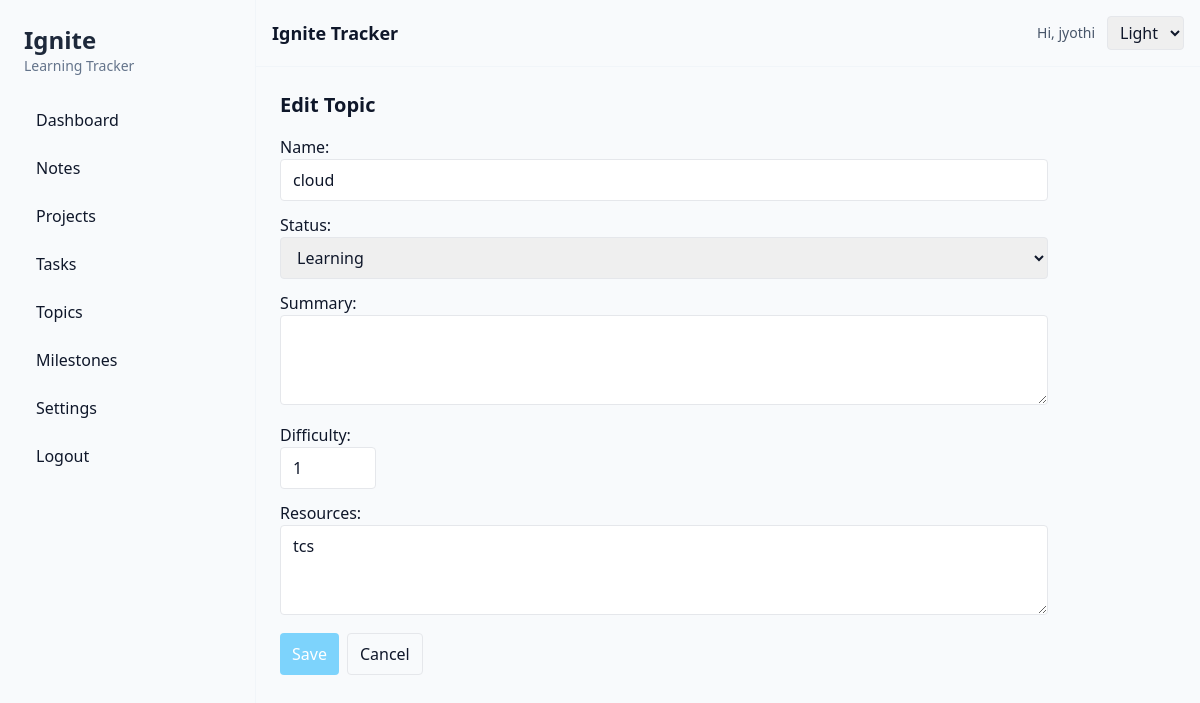
The app's page /topics/1/edit/ (signed in) with its own data.
### tracker/models.py (models this page shows, shortened)
class Topic(models.Model):
    STATUS_CHOICES = [
        ('not_started', 'Not Started'),
        ('learning', 'Learning'),
        ('mastered', 'Mastered'),
    ]
    user = models.ForeignKey(settings.AUTH_USER_MODEL, on_delete=models.CASCADE, related_name='topics')
    name = models.CharField(max_length=200)
    status = models.CharField(max_length=20, choices=STATUS_CHOICES, default='not_started')
    summary = models.TextField(blank=True)
    difficulty = models.PositiveSmallIntegerField(default=1)
    resources = models.TextField(blank=True, help_text='One URL per line')

### tracker/views.py (the view)
# urls.py: path('topics/<int:pk>/edit/', views.TopicUpdateView.as_view(), name='topic_edit'),
class TopicUpdateView(LoginRequiredMixin, OwnerMixin, generic.UpdateView):
    model = Topic
    form_class = TopicForm
    template_name = 'tracker/topic_form.html'
    success_url = reverse_lazy('tracker:topics_list')

### tracker/forms.py
class TopicForm(forms.ModelForm):
    class Meta:
        model = Topic
        fields = ['name', 'status', 'summary', 'difficulty', 'resources']
        widgets = {'summary': forms.Textarea(attrs={'rows':3}), 'resources': forms.Textarea(attrs={'rows':3})}

### tracker/templatetags/form_tags.py (called while the page is built)
@register.filter(name='add_class')
def add_class(field, css):
    return field.as_widget(attrs={"class": css})

### tracker/views.py (called while the page is built)
    def get_queryset(self):
        qs = super().get_queryset()
        return qs.filter(user=self.request.user)

### templates/tracker/topic_form.html (shortened to what this page needs)
{% extends "base.html" %}
{% load form_tags %}
{% block content %}
<div class="max-w-3xl">
  <h2 class="text-xl font-semibold mb-4">{% if form.instance.pk %}Edit Topic{% else %}New Topic{% endif %}</h2>
  <form method="post">
    <div class="mb-3">
      {{ form.name.label_tag }}<br>
      {{ form.name|add_class:"w-full px-3 py-2 border rounded" }}
    </div>
    <div class="mb-3">
      {{ form.status.label_tag }}<br>
      {{ form.status|add_class:"w-full px-3 py-2 border rounded" }}
    </div>
    <div class="mb-3">
      {{ form.summary.label_tag }}<br>
      {{ form.summary|add_class:"w-full px-3 py-2 border rounded" }}
    </div>
    <div class="mb-3">
      {{ form.difficulty.label_tag }}<br>
      {{ form.difficulty|add_class:"w-24 px-3 py-2 border rounded" }}
    </div>
    <div class="mb-3">
      {{ form.resources.label_tag }}<br>
      {{ form.resources|add_class:"w-full px-3 py-2 border rounded" }}
    </div>
    <div class="flex gap-2">
      <button class="px-3 py-2 bg-sky-300 text-white rounded">Save</button>
      <a href="{% url 'tracker:topics_list' %}" class="px-3 py-2 border rounded">Cancel</a>
    </div>
  </form>
</div>
{% endblock %}

### templates/base.html (shortened to what this page needs)
<!doctype html>
<html lang="en">
  <head>
    <script src="https://cdn.tailwindcss.com"></script>
  </head>
  <body class="antialiased bg-slate-50 text-slate-900 {% if request.session.theme == 'dark' %}dark{% endif %}">
    <div class="min-h-screen flex">
      <aside class="w-64 p-6 border-r border-slate-100 hidden md:block">
        <a href="{% url 'tracker:dashboard' %}" class="block mb-6">
          <h1 class="text-2xl font-bold text-slate-800">Ignite</h1>
          <p class="text-sm text-slate-500">Learning Tracker</p>
        </a>
        {% if user.is_authenticated %}
        <nav class="space-y-2">
          <a href="{% url 'tracker:dashboard' %}" class="flex items-center gap-3 px-3 py-2 rounded-md hover:bg-slate-100">
            Dashboard
          </a>
          <a href="{% url 'tracker:notes_list' %}" class="flex items-center gap-3 px-3 py-2 rounded-md hover:bg-slate-100">Notes</a>
          <a href="{% url 'tracker:projects_list' %}" class="flex items-center gap-3 px-3 py-2 rounded-md hover:bg-slate-100">Projects</a>
          <a href="{% url 'tracker:tasks' %}" class="flex items-center gap-3 px-3 py-2 rounded-md hover:bg-slate-100">Tasks</a>
          <a href="{% url 'tracker:topics_list' %}" class="flex items-center gap-3 px-3 py-2 rounded-md hover:bg-slate-100">Topics</a>
          <a href="{% url 'tracker:milestones_list' %}" class="flex items-center gap-3 px-3 py-2 rounded-md hover:bg-slate-100">Milestones</a>
          <a href="{% url 'tracker:settings' %}" class="flex items-center gap-3 px-3 py-2 rounded-md hover:bg-slate-100">Settings</a>
          <a href="{% url 'logout' %}" class="flex items-center gap-3 px-3 py-2 rounded-md hover:bg-slate-100">Logout</a>
        </nav>
        {% else %}
        <nav>
          <a href="{% url 'login' %}" class="block px-3 py-2 rounded-md hover:bg-slate-100">Login</a>
          <a href="{% url 'register' %}" class="block px-3 py-2 rounded-md hover:bg-slate-100">Register</a>
        </nav>
        {% endif %}
      </aside>
      <div class="flex-1">
        <header class="flex items-center justify-between p-4 border-b border-slate-100">
          <div>
            <span class="text-lg font-semibold">Ignite Tracker</span>
          </div>
          <div class="flex items-center gap-3">
            {% if user.is_authenticated %}
              <span class="text-sm text-slate-600">Hi, {{ user.username }}</span>
            {% endif %}
            <form method="post" action="{% url 'tracker:settings' %}">
              <select name="theme" onchange="this.form.submit()" class="border rounded px-2 py-1">
                <option value="light" {% if request.session.theme == 'light' %}selected{% endif %}>Light</option>
              </select>
            </form>
          </div>
        </header>
        <main class="p-6">
          <div class="max-w-6xl mx-auto">
            {% block content %}{% endblock %}
          </div>
        </main>
      </div>
    </div>
  </body>
</html>

### records on screen
Topic: name "cloud", status "Learning", difficulty "1", resources "tcs"

### other values on screen
{{ user.username }} "jyothi"
